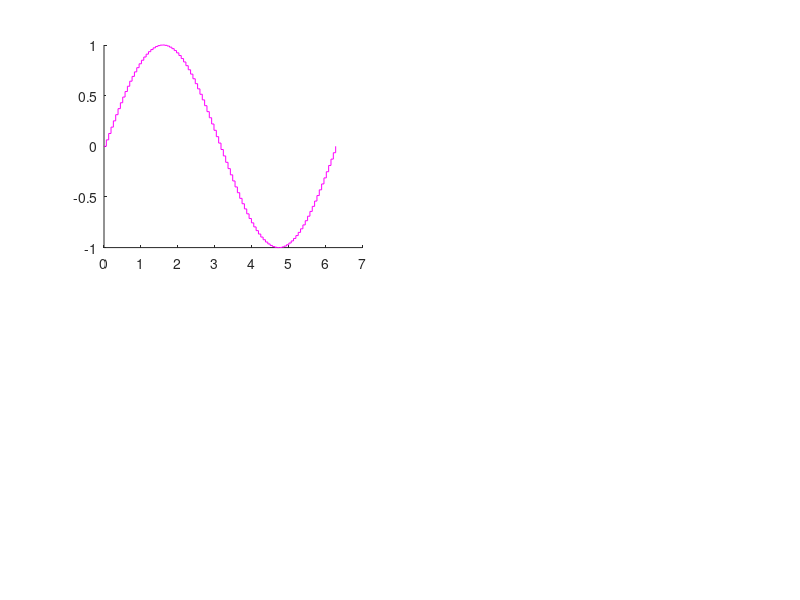

Write the MATLAB code that produced this figure. (Note: this script raises an error after producing the figure.)
# Script to plot sine and cosine
#cd /Users/pauline/Documents/Octave
angles=linspace(0,2*pi,100)
y=sin(angles)
figure
clf;
subplot(2,2,1)
stairs(angles,y,'m','MarkerSize',5, angles,cos(angles),'r','MarkerSize',5);
    title({'Octave stairs plot' ; 'Graph of y=sin(x)'},
      'FontSize', 10, 'Color', 'b', 'FontWeight', 'normal', 'FontName', 'Monaco')
    xlabel('Angle');
    ylabel('Value');
    legend ({'Sine', 'Cosine'}, 'location', 'northeastoutside');
    text(3,0.5,'sin(\phi)');
    text(1,-0.5,'cos(\phi)');
    grid on;
    axis tight;
subplot(2,2,2)
quiver(angles,y,'b-','MarkerSize',5, angles,cos(angles),'MarkerSize',5);
    title({'Octave quiver plot' ; 'Graph of y=sin(x)'},
      'FontSize', 10, 'Color', 'b', 'FontWeight', 'normal', 'FontName', 'Monaco')
    xlabel('Angle');
    ylabel('Value');
    legend ({'Sine', 'Cosine'}, 'location', 'northeastoutside');
    grid on;
    axis tight;
subplot(2,2,3)
stem(angles,y,'b','MarkerSize',5, angles,cos(angles),'MarkerSize',5);
    title({'Octave stem plot' ; 'Graph of y=sin(x)'},
      'FontSize', 10, 'Color', 'b', 'FontWeight', 'normal', 'FontName', 'Monaco')
    xlabel('Angle');
    ylabel('Value');
    legend ({'Sine', 'Cosine'}, 'location', 'northeastoutside');
    grid on;
    axis tight;
subplot(2,2,4)
area(angles,y,'g','MarkerSize',5, angles,cos(angles),'g','MarkerSize',5);
    title({'Octave area plot' ; 'Graph of y=sin(x)'},
      'FontSize', 10, 'Color', 'b', 'FontWeight', 'normal', 'FontName', 'Monaco')
    xlabel('Angle');
    ylabel('Value');
    legend ({'Sine', 'Cosine'}, 'location', 'northeastoutside');
    grid on;
    axis tight;
print('plot_10.jpg','-djpg','-r300')



